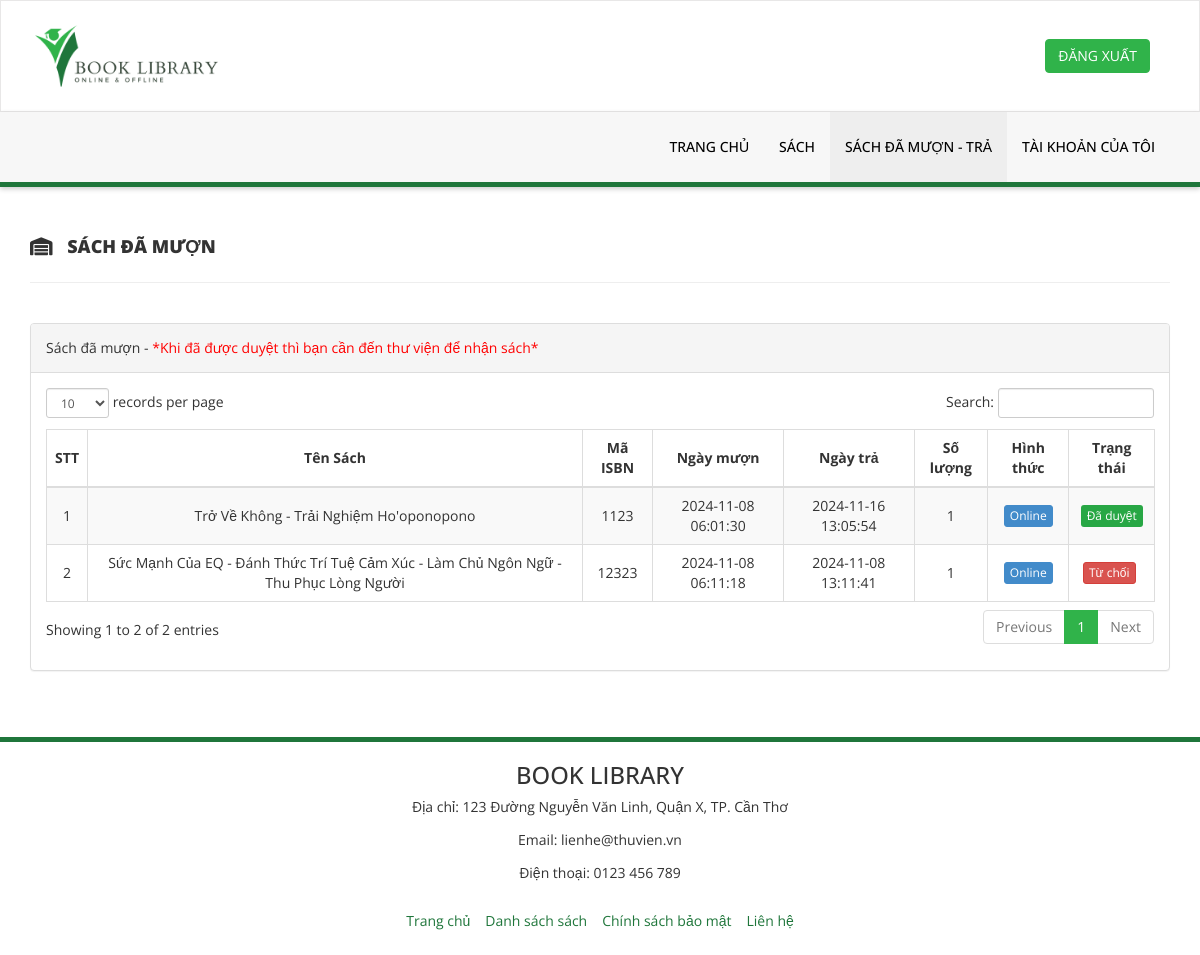
Before: /issued-books.php (signed in) with the older database file.
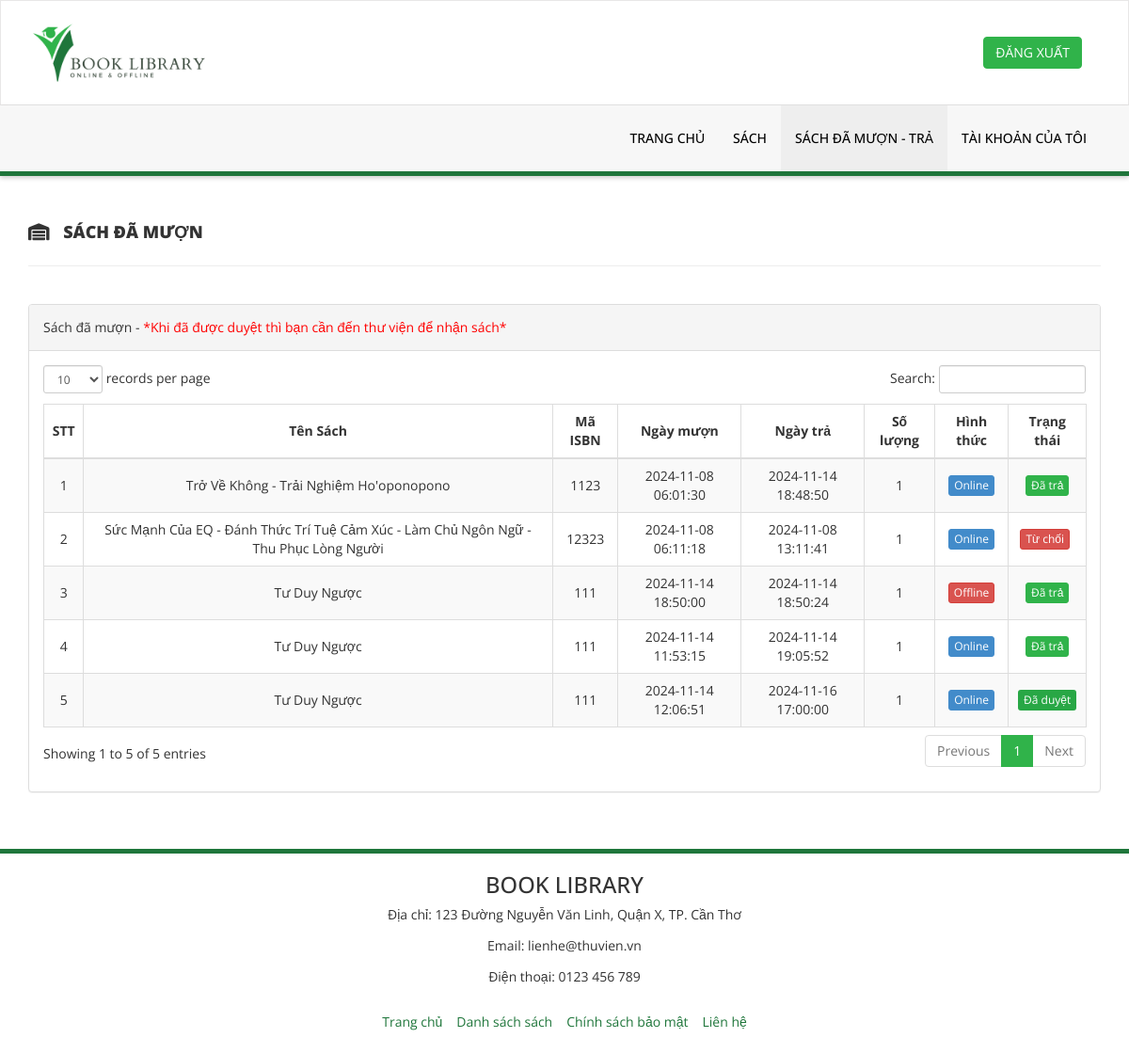
After: the same page with the newer database file.
### tables this page shows
CREATE TABLE `ctmuontra` (
  `id` int NOT NULL,
  `BookId` int NOT NULL,
  `ReaderId` int NOT NULL,
  `IssuesDate` timestamp NOT NULL DEFAULT CURRENT_TIMESTAMP,
  `ReturnDate` timestamp NULL DEFAULT NULL ON UPDATE CURRENT_TIMESTAMP,
  `QuantityBorrow` int NOT NULL,
  `Method` tinyint NOT NULL,
  `BorrowStatus` tinyint DEFAULT NULL
);

CREATE TABLE `sach` (
  `id` int NOT NULL,
  `BookName` varchar(255) DEFAULT NULL,
  `CatId` int DEFAULT NULL,
  `AuthorId` int DEFAULT NULL,
  `ISBNNumber` int DEFAULT NULL,
  `BookPrice` decimal(10,2) DEFAULT NULL,
  `RegDate` timestamp NULL DEFAULT CURRENT_TIMESTAMP,
  `updationDate` timestamp NULL DEFAULT CURRENT_TIMESTAMP ON UPDATE CURRENT_TIMESTAMP,
  `Image` varchar(255) DEFAULT NULL,
  `Quantity` int NOT NULL,
  `Stock` int NOT NULL,
  `Method` tinyint NOT NULL
);

### issued-books.php (the view, shortened to what this page needs)
<?php
include('includes/config.php');
?>
<!DOCTYPE html>
<html xmlns="http://www.w3.org/1999/xhtml">
<head>
    <link href="assets/css/bootstrap.css" rel="stylesheet" />
    <link href="assets/css/font-awesome.css" rel="stylesheet" />
    <link href="assets/js/dataTables/dataTables.bootstrap.css" rel="stylesheet" />
    <link href="assets/css/style.css" rel="stylesheet" />
    <link rel="stylesheet" href="https://cdnjs.cloudflare.com/ajax/libs/font-awesome/6.0.0-beta3/css/all.min.css">
</head>
<body>
    <?php include('includes/header.php'); ?>
    <div class="content-wrapper">
        <div class="container">
            <div class="row pad-botm">
                <div class="col-md-12">
                    <h4 class="header-line">
                        <i class="fas fa-warehouse" style="margin-right: 10px;"></i> SÁCH ĐÃ MƯỢN
                    </h4>
                </div>
            </div>
            <div class="row">
                <div class="col-md-12">
                    <div class="panel panel-default">
                        <div class="panel-heading">
                            Sách đã mượn - <span style="color:red;">*Khi đã được duyệt thì bạn cần đến thư viện để nhận sách*</span>
                        </div>
                        <div class="panel-body">
                            <div class="table-responsive">
                                <table class="table table-striped table-bordered table-hover" id="dataTables-example">
                                    <thead>
                                        <tr>
                                            <th style="vertical-align: middle;">STT</th>
                                            <th style="vertical-align: middle;">Tên Sách</th>
                                            <th style="vertical-align: middle;">Mã ISBN</th>
                                            <th style="vertical-align: middle;">Ngày mượn</th>
                                            <th style="vertical-align: middle;">Ngày trả</th>
                                            <th style="vertical-align: middle;">Số lượng</th>
                                            <th style="vertical-align: middle;">Hình thức</th>
                                            <th style="vertical-align: middle;">Trạng thái</th>
                                        </tr>
                                    </thead>
                                    <tbody>
                                        <?php
                                        $sid = $_SESSION['stdid'];
                                        $sql = "SELECT ctmuontra.id, sach.BookName AS ten_sach,
                                        sach.ISBNNumber AS ma_isbn,
                                        ctmuontra.IssuesDate AS ngay_muon,
                                        ctmuontra.ReturnDate AS ngay_tra,
                                        ctmuontra.QuantityBorrow,ctmuontra.Method,
                                        ctmuontra.BorrowStatus
                                        FROM ctmuontra JOIN sach ON ctmuontra.BookId = sach.id WHERE ctmuontra.ReaderId =:sid";
                                        $stmt = $dbh->prepare($sql);
                                        $stmt->bindParam(':sid', $sid, PDO::PARAM_STR);
                                        $stmt->execute();
                                        $results = $stmt->fetchAll(PDO::FETCH_OBJ);
                                        $cnt = 1;
                                        foreach ($results as $result) { ?>
                                            <tr class="odd gradeX">
                                                <td class="center" style="vertical-align: middle;"><?php echo htmlentities($cnt); ?></td>
                                                <td class="center" style="vertical-align: middle;"><?php echo htmlentities($result->ten_sach); ?></td>
                                                <td class="center" style="vertical-align: middle;"><?php echo htmlentities($result->ma_isbn); ?></td>
                                                <td class="center" style="vertical-align: middle;"><?php echo htmlentities($result->ngay_muon); ?></td>
                                                <td class="center" style="vertical-align: middle;">
                                                    <?php
                                                    if ($result->ngay_tra == "") {
                                                        echo "<span style='color:red'>Chưa Trả</span>";
                                                    } else {
                                                        echo htmlentities($result->ngay_tra);
                                                    }
                                                    ?>
                                                </td>
                                                <td class="center" style="vertical-align: middle;"><?php echo htmlentities($result->QuantityBorrow); ?></td>
                                                <td class="center" style="vertical-align: middle;">
                                                    <?php if ($result->Method == 1) { ?>
                                                        <a href="#" class="btn btn-success btn-xs">Online</a>
                                                    <?php } else { ?>
                                                        <a href="#" class="btn btn-danger btn-xs">Offline</a>
                                                    <?php } ?>
                                                </td>
                                                <td class="center" style="vertical-align: middle;">
                                                    <div class=" btn-container" style="display: flex; justify-content: center; align-items: center;">
                                                        <?php
                                                        if ($result->BorrowStatus == '0') {
                                                            echo '<span class="btn btn-warning btn-xs disabled-link" style="margin-right: 5px;">Chưa duyệt</span>';
                                                            echo '<a href="issued-books.php?deleteid=' . htmlentities($result->id) . '" class="btn btn-danger btn-xs" onclick="return confirm(\'Bạn có chắc chắn muốn xóa yêu cầu này không?\');">Xóa</a>';
                                                        } elseif ($result->BorrowStatus == '1') {
                                                            echo '<a href="#" class="btn custom-success btn-xs disabled-link">Đã duyệt</a>';
                                                        } elseif ($result->BorrowStatus == '2') {
                                                            echo '<a href="#" class="btn btn-info btn-xs disabled-link">Đã trả</a>';
                                                        } elseif ($result->BorrowStatus == NULL) {
                                                            echo '<a href="#" style="margin-right: 5px;" class="btn btn-danger btn-xs disabled-link">Từ chối</a>';
                                                        } else {
                                                            echo '<span class="text-muted">Unknown Status</span>';
                                                        }
                                                        ?>
                                                    </div>
                                                </td>
                                            </tr>
                                        <?php $cnt = $cnt + 1;
                                        } ?>
                                    </tbody>
                                </table>
                            </div>
                        </div>
                    </div>
                </div>
            </div>
        </div>
    </div>
    <?php include('includes/footer.php'); ?>
</body>
</html>

### includes/header.php (shortened to what this page needs)
<div class="navbar navbar-inverse set-radius-zero">
    <div class="container" style="display: flex; align-items: center; justify-content: space-between;">
        <div class="navbar-header">
            <a class="navbar-brand">
                <img src="assets/img/logo.png" />
            </a>
        </div>
        <?php if ($_SESSION['login']) { ?>
            <div class="right-div">
                <a href="logout.php" class="btn btn-primary">ĐĂNG XUẤT</a>
            </div>
        <?php } ?>
    </div>
</div>
<?php if ($_SESSION['login']) {
?>
    <section class="menu-section">
        <div class="container">
            <div class="row ">
                <div class="col-md-12">
                    <div class="navbar-collapse collapse ">
                        <ul id="menu-top" class="nav navbar-nav navbar-right">
                            <li><a href="dashboard.php" class="menu-top-active">TRANG CHỦ</a></li>
                            <li><a href="booklist.php">SÁCH</a></li>
                            <li><a href="issued-books.php">Sách Đã Mượn - Trả</a></li>
                            <li><a href="my-profile.php">Tài khoản của tôi</a></li>
                        </ul>
                    </div>
                </div>
            </div>
        </div>
    </section>
<?php } ?>

### includes/footer.php
<footer>
    <div class="footer-container">
        <div class="footer-info">
            <h5>BOOK LIBRARY</h5>
            <p>Địa chỉ: 123 Đường Nguyễn Văn Linh, Quận X, TP. Cần Thơ</p>
            <p>Email: lienhe@thuvien.vn</p>
            <p>Điện thoại: 0123 456 789</p>
        </div>
        <div class="footer-links" style="color: #1f763b">
            <a href="#">Trang chủ</a>
            <a href="#">Danh sách sách</a>
            <a href="#">Chính sách bảo mật</a>
            <a href="#">Liên hệ</a>
        </div>
    </div>
</footer>

### assets/css/style.css (style rules this page uses)
body { font-family: "Open Sans", sans-serif; line-height: 28px; }
.set-radius-zero { border-radius: 0px; -moz-border-radius: 0px; -webkit-border-radius: 0px; }
.content-wrapper { margin: 40px 0; min-height: 470px; }
.header-line { font-weight: 900; padding-bottom: 25px; border-bottom: 1px solid #eeeeee; text-transform: uppercase; }
.pad-botm { padding-bottom: 30px; }
.menu-section { position: -webkit-sticky; position: sticky; top: 0; z-index: 1000; background-color: white; box-shadow: 0 2px 5px rgba(0, 0, 0, 0.2); }
.navbar-header { padding: 0 20px; flex: 1; }
.right-div { float: right; padding: 0 20px; flex: 1; display: flex; justify-content: flex-end; }
#menu-top a { color: #000; text-decoration: none; font-weight: 500; padding: 25px 15px 25px 15px; text-transform: uppercase; }
.menu-section { background-color: #f7f7f7; border-bottom: 5px solid #1f763b; width: 100%; }
.menu-top-active { background-color: #eeeeee; }
.navbar-inverse { background-color: #fff; border-color: rgba(155, 153, 153, 0.23); }
.navbar { min-height: 90px; margin-bottom: 0px; }
table { width: 100%; }
th, td { text-align: center; }
.custom-success { background-color: #28a745; color: white; }
footer { padding: 20px 0; text-align: center; border-top: 5px solid #1f763b; }
.footer-container { display: flex; flex-direction: column; align-items: center; gap: 15px; }
.footer-info h5 { margin: 0; font-size: 1.7em; }
.footer-info p { margin: 5px 0; }
.footer-links { display: flex; gap: 15px; }
.footer-links a { text-decoration: none; transition: color 0.3s; }
.footer-links a { color: #1f763b; text-decoration: none; }
.disabled-link { pointer-events: none; }

Changed rows visible on the page:
changed ctmuontra "Trở Về Không - Trải Nghiệm Ho'oponopono": ReturnDate "2024-11-16 13:05:54" → "2024-11-14 18:48:50"; BorrowStatus "Đã duyệt" → "Đã trả"
added ctmuontra: BookId.BookName "Tư Duy Ngược", BookId.ISBNNumber "111", IssuesDate "2024-11-14 18:50:00", ReturnDate "2024-11-14 18:50:24", QuantityBorrow "1", Method "Offline", BorrowStatus "Đã trả"
added ctmuontra: BookId.BookName "Tư Duy Ngược", BookId.ISBNNumber "111", IssuesDate "2024-11-14 11:53:15", ReturnDate "2024-11-14 19:05:52", QuantityBorrow "1", Method "Online", BorrowStatus "Đã trả"
added ctmuontra: BookId.BookName "Tư Duy Ngược", BookId.ISBNNumber "111", IssuesDate "2024-11-14 12:06:51", ReturnDate "2024-11-16 17:00:00", QuantityBorrow "1", Method "Online", BorrowStatus "Đã duyệt"
Other visible differences:
text written by a page script: "records per page Search: Showing 1 to 2 of 2 entries Previous 1 Next" → "records per page Search: Showing 1 to 5 of 5 entries Previous 1 Next"
